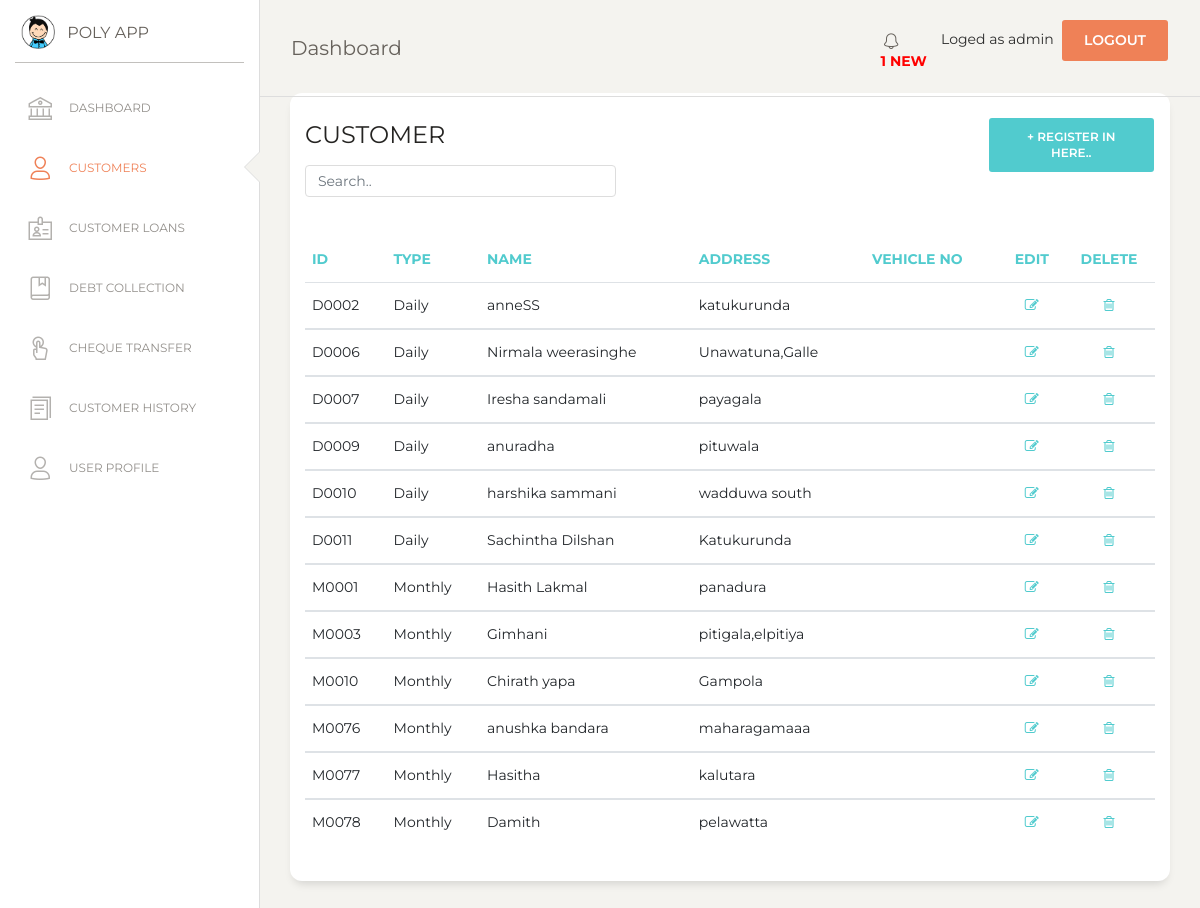
Page /customer.php (signed in) on the committed database.
### tables this page shows
CREATE TABLE `customer` (
  `cust_id` varchar(10) NOT NULL,
  `type` varchar(20) NOT NULL,
  `name` varchar(100) NOT NULL,
  `address` varchar(150) NOT NULL,
  `vehicle_no` text NOT NULL
);

### customer.php (the view, shortened to what this page needs)
<?php
if (!isset($_SESSION['loged_user'])) {
    header('location: login.php');
}else {
$con = mysqli_connect(DB_HOSTNAME,DB_USERNAME,DB_PASSWORD);
mysqli_select_db($con,DB_NAME);
?>
<!DOCTYPE html>
<html lang="en">
<head>
  <link href="https://maxcdn.bootstrapcdn.com/font-awesome/latest/css/font-awesome.min.css" rel="stylesheet">
  <link href="assets/css/bootstrap.min.css" rel="stylesheet" />
  <link href="assets/css/paper-dashboard.css?v=2.0.1" rel="stylesheet" />
  <link href="assets/demo/demo.css" rel="stylesheet" />
</head>
<body class="">
  <div class="wrapper ">
    <div class="sidebar" data-color="white" data-active-color="danger">
      <div class="logo">
        <a href="#" class="simple-text logo-mini">
          <div class="logo-image-small">
            <img src="assets/img/logo-small.png">
          </div>
        </a>
        <a href="#" class="simple-text logo-normal">
          POLY APP
        </a>
      </div>
      <div class="sidebar-wrapper">
        <ul class="nav">
          <li>
            <a href="index">
              <i class="nc-icon nc-bank"></i>
              <p>DASHBOARD</p>
            </a>
          </li>
          <li class="active">
            <a href="customer">
              <i class="nc-icon nc-single-02"></i>
              <p>CUSTOMERS</p>
            </a>
          </li>
          <li class="">
            <a href="customer_loan">
              <i class="nc-icon nc-badge"></i>
              <p>CUSTOMER LOANS</p>
            </a>
          </li>
          <li>
            <a href="debt_collection">
              <i class="nc-icon nc-book-bookmark"></i>
              <p>DEBT COLLECTION</p>
            </a>
          </li>
          <li>
            <a href="cheque_transfer">
              <i class="nc-icon nc-tap-01"></i>
              <p>CHEQUE TRANSFER</p>
            </a>
          </li>
          <li>
            <a href="report">
              <i class="nc-icon nc-single-copy-04"></i>
              <p>CUSTOMER HISTORY</p>
            </a>
          </li>
          <li>
            <a href="user">
              <i class="nc-icon nc-single-02"></i>
              <p>USER PROFILE</p>
            </a>
          </li>
        </ul>
      </div>
    </div>
    <div class="main-panel">
      <?php include('include/nav.php');  ?>
      <div class="content">
       <div class="row">
          <div class="col-md-12">
            <div class="card">
              <div class="row">
              <div class="col-md-9">
              <div class="card-header">
                <h4 class="card-title"> CUSTOMER</h4>
                <input class="form-control myInput" id="myInput" type="text" placeholder="Search..">
              </div>
              </div>
              <div class="col-md-3">
                <div class="card-header">
                    <button type="button" class="btn btn-primary add-btn" data-toggle="modal" data-target="#Form1">+ Register in here..
                    </button>
                </div>
              </div>
              </div>
              <div class="card-body">
              </div>
              <div class="card-body">
                <div class="table-responsive">
                  <table class="table" id="myTable">
                    <thead class="text-primary">
                      <th>                    ID</th>
                      <th>                    Type</th>
                      <th>                    Name</th>
                      <th>                    Address</th>
                      <th>                    Vehicle No</th>
                      <th class="text-center"> Edit 				</th>
                      <th class="text-center"> Delete 			</th>
                    </thead>
                    <tbody>
                      <?php
                      $sql=mysqli_query($con,"SELECT * FROM customer");
                      $numRows = mysqli_num_rows($sql);
                      if($numRows > 0) {
                        while($row = mysqli_fetch_assoc($sql)) {
                          ?>
                          <tr>
                            <td>                      <?php echo $row['cust_id'] ?>            </td>
                            <td>                      <?php echo $row['type'] ?>               </td>
                            <td>                      <?php echo $row['name']?>                </td>
                            <td>                      <?php echo $row['address']  ?>           </td>
                            <td>                      <?php echo $row['vehicle_no']  ?>        </td>
                            <td class="text-center">
                             <a href="#" onclick="editView('<?php echo $row['cust_id']; ?>')" name="edit">
                              <i class="fa fa-pencil-square-o" aria-hidden="true"></i></a>
                            </td>
                            <td class="text-center">
                              <a href="#" onclick="confirmation('event','<?php echo $row['cust_id']; ?>')" name="delete">
                              <i class="fa fa-trash-o" aria-hidden="true"></i></a>
                            </td>
                          </tr>
                    </tbody>
                           <?php
                        }
                      }
                    ?>
                    </table>
                </div>
              </div>
            </div>
          </div>
        </div>
      </div>
      </div>
       <?php include('include/footer.php');  ?>
    </div>
</body>
</html>
<?php
}
?>

### assets/demo/demo.css (style rules this page uses)
.add-btn { float: right !important; }
.myInput { width: 50% !important; }

### rows in the picture
customer: cust_id "D0002", type "Daily", name "anneSS", address "katukurunda"
customer: cust_id "D0006", type "Daily", name "Nirmala weerasinghe", address "Unawatuna,Galle"
customer: cust_id "D0007", type "Daily", name "Iresha sandamali", address "payagala"
customer: cust_id "D0009", type "Daily", name "anuradha", address "pituwala"
customer: cust_id "D0010", type "Daily", name "harshika sammani", address "wadduwa south"
customer: cust_id "D0011", type "Daily", name "Sachintha Dilshan", address "Katukurunda"
customer: cust_id "M0001", type "Monthly", name "Hasith Lakmal", address "panadura"
customer: cust_id "M0003", type "Monthly", name "Gimhani", address "pitigala,elpitiya"
customer: cust_id "M0010", type "Monthly", name "Chirath yapa", address "Gampola"
customer: cust_id "M0076", type "Monthly", name "anushka bandara", address "maharagamaaa"
customer: cust_id "M0077", type "Monthly", name "Hasitha", address "kalutara"
customer: cust_id "M0078", type "Monthly", name "Damith", address "pelawatta"

### other values in the picture
$numRows "1"
$_SESSION['loged_user'] "admin"
